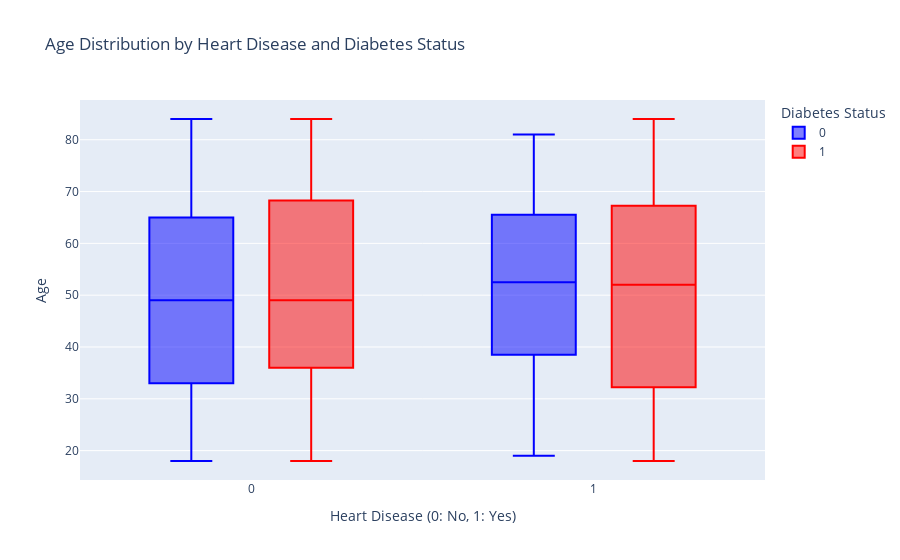

The notebook cell this image was saved under:
### Markdown cell above
## 7. Age Distribution by Heart Disease and Diabetes Status

### Code cell
# 7. Age Distribution by Heart Disease and Diabetes Status
fig7 = px.box(df, x="Heart_Disease", y="Age", color="Diabetes_State",
              color_discrete_map={0: "blue", 1: "red"},
              labels={"Heart_Disease": "Heart Disease", "Diabetes_State": "Diabetes Status"},
              title="Age Distribution by Heart Disease and Diabetes Status")
fig7.update_layout(xaxis_title="Heart Disease (0: No, 1: Yes)", yaxis_title="Age")

### Figure 1 — Plotly figure (JSON) as saved in the notebook; plotly's stock layout.template omitted (floating-point values rounded to 4 significant figures; data arrays with more than 128 entries replaced by an {"elided": "..."} marker saying what was removed)
{"data": [{"alignmentgroup": "True", "hovertemplate": "Diabetes Status=0<br>Heart Disease=%{x}<br>Age=%{y}<extra></extra>", "legendgroup": "0", "marker": {"color": "blue"}, "name": "0", "notched": false, "offsetgroup": "0", "orientation": "v", "showlegend": true, "type": "box", "x": {"elided": "346 int values"}, "x0": " ", "xaxis": "x", "y": {"elided": "346 int values"}, "y0": " ", "yaxis": "y"}, {"alignmentgroup": "True", "hovertemplate": "Diabetes Status=1<br>Heart Disease=%{x}<br>Age=%{y}<extra></extra>", "legendgroup": "1", "marker": {"color": "red"}, "name": "1", "notched": false, "offsetgroup": "1", "orientation": "v", "showlegend": true, "type": "box", "x": {"elided": "154 int values"}, "x0": " ", "xaxis": "x", "y": {"elided": "154 int values"}, "y0": " ", "yaxis": "y"}], "layout": {"boxmode": "group", "legend": {"title": {"text": "Diabetes Status"}, "tracegroupgap": 0}, "title": {"text": "Age Distribution by Heart Disease and Diabetes Status"}, "xaxis": {"anchor": "y", "domain": [0, 1], "title": {"text": "Heart Disease (0: No, 1: Yes)"}}, "yaxis": {"anchor": "x", "domain": [0, 1], "title": {"text": "Age"}}}}
